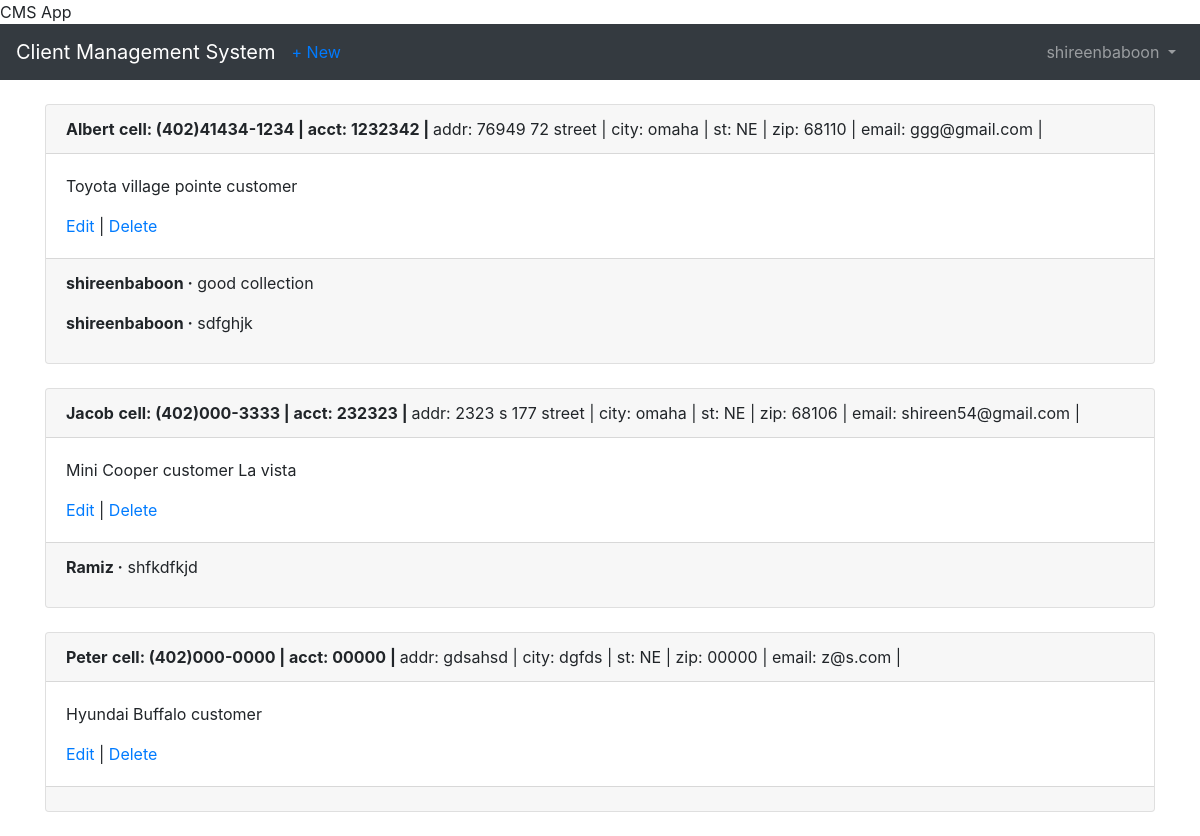
Page /clients/ (signed in) on the committed database.
### users/models.py (models this page shows)
class CustomUser(AbstractUser):
    department = models.CharField(max_length=50, default=' ', null=True, blank=True)
    employee_cell_phone = models.CharField (max_length=50, default=' ', null=True, blank=True)

### clients/models.py (models this page shows, shortened)
class Client(models.Model):
    name = models.CharField(max_length=50,blank=False, null=False, default=' ')
    address = models.CharField(max_length=50, blank=True, null=True,default=' ')
    city = models.CharField(max_length=50, default=' ')
    state = models.CharField(max_length=50, default='NE')
    zipcode = models.CharField(max_length=10, default='00000')
    email = models.EmailField(max_length=100, default=' ')
    cell_phone = models.CharField(max_length=50,default='(402)000-0000')
    acct_number = models.CharField(max_length=50,blank=True, null=True, default='00000')
    notes = models.TextField()
    date = models.DateTimeField(auto_now_add=True)
    author = models.ForeignKey(
        get_user_model(),
        on_delete=models.CASCADE,
    )

class Comment(models.Model):
    client = models.ForeignKey(
        Client,
        on_delete=models.CASCADE,
        related_name='comments',
    )
    comment = models.CharField(max_length=140)
    author = models.ForeignKey(
        get_user_model(),
        on_delete=models.CASCADE,
    )
    def __str__(self):
        return self.comment

### clients/views.py (the view)
# urls.py: path('', ClientListView.as_view(), name='client_list'),
class ClientListView(ListView,):
    model = Client
    template_name = 'client_list.html'
    def get_queryset(self):
        return Client.objects.filter(author_id=self.request.user)

### templates/client_list.html (shortened to what this page needs)
{% extends 'base.html' %}
{% block content %}
  {% for client in object_list %}
    <div class="card">
      <div class="card-header">
        <span class="font-weight-bold">{{ client.name }}</span>
        <span class="font-weight-bold">cell: {{ client.cell_phone }} | </span>
        <span class="font-weight-bold">acct: {{ client.acct_number }} | </span>
        <span class="font-muted">addr: {{ client.address }} | </span>
        <span class="font-muted-">city: {{ client.city }} | </span>
        <span class="font-muted">st: {{ client.state }} | </span>
        <span class="font-muted">zip: {{ client.zipcode }} | </span>
        <span class="font-muted">email: {{ client.email }} | </span>
      </div>
      <div class="card-body">
        <p>{{ client.notes }}</p>
        <a href="{% url 'client_edit' client.pk %}">Edit</a> |
        <a href="{% url 'client_delete' client.pk %}">Delete</a>
      </div>
      <div class="card-footer">
        {% for comment in client.comments.all %}
          <p>
            <span class="font-weight-bold">{{ comment.author }} &middot;</span>
            {{ comment }}
          </p>
        {% endfor %}
      </div>
    </div>
    <br />
  {% endfor %}
{% endblock content %}

### templates/base.html (shortened to what this page needs)
<!doctype html>
<html lang="en">
  <head>
    <link rel="stylesheet" href="https://stackpath.bootstrapcdn.com/bootstrap/4.1.3/css/bootstrap.min.css">
    <name>{% block name %}CMS App{% endblock name %}</name>
  </head>
  <body>
    <nav class="navbar navbar-expand-md navbar-dark bg-dark mb-4">
      <a class="navbar-brand" href="{% url 'home' %}">Client Management System</a>
      {% if user.is_authenticated %}
        <ul class="navbar-nav mr-auto">
          <li class="nav-item"><a href="{% url 'client_new' %}">+ New</a></li>
        </ul>
      {% endif %}
      <div class="collapse navbar-collapse" id="navbarCollapse">
        {% if user.is_authenticated %}
          <ul class="navbar-nav ml-auto">
            <li class="nav-item">
              <a class="nav-link dropdown-toggle" href="#" id="userMenu"\
              data-toggle="dropdown" aria-haspopup="true" aria-expanded\
              ="false">
                {{ user.username }}
              </a>
            </li>
          </ul>
        {% endif %}
      </div>
    </nav>
    <div class="container">
      {% block content %}
      {% endblock content %}
    </div>
  </body>

### rows in the picture
CustomUser: username "shireenbaboon"
Client: name "Albert", cell_phone "(402)41434-1234", acct_number "1232342", address "76949 72 street", city "omaha", state "NE", zipcode "68110", email "ggg@gmail.com", notes "Toyota village pointe customer"
Comment: author "shireenbaboon", comment "good collection"
Comment: author "shireenbaboon", comment "sdfghjk"
Client: name "Jacob", cell_phone "(402)000-3333", acct_number "232323", address "2323 s 177 street", city "omaha", state "NE", zipcode "68106", email "shireen54@gmail.com", notes "Mini Cooper customer La vista"
Comment: author "Ramiz", comment "shfkdfkjd"
Client: name "Peter", cell_phone "(402)000-0000", acct_number "00000", address "gdsahsd", city "dgfds", state "NE", zipcode "00000", email "z@s.com", notes "Hyundai Buffalo customer"
